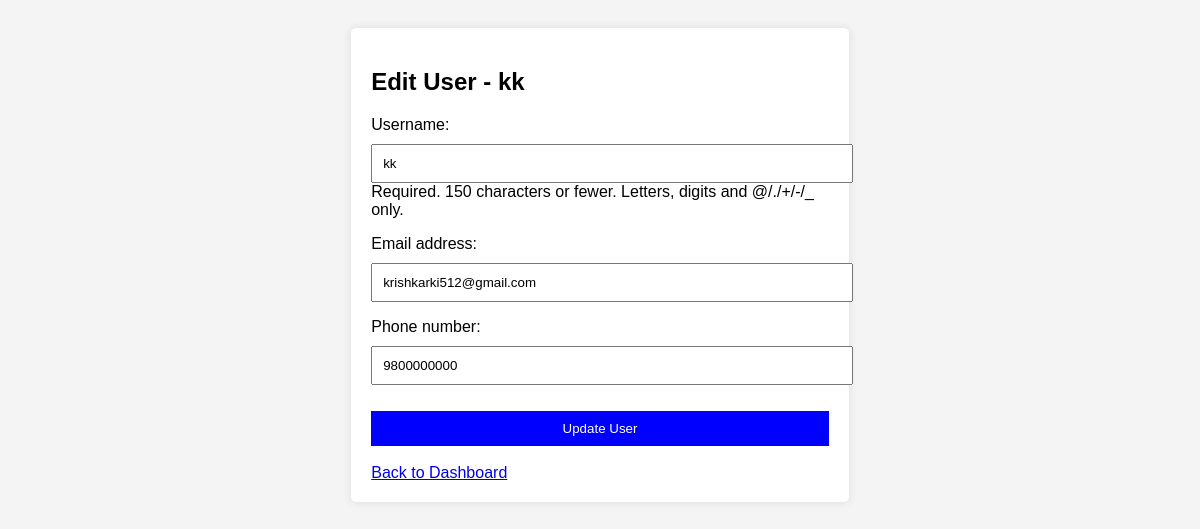
Screenshot of /edit_user/1/ (signed in) with the database file from the repository.
### menu/models.py (models this page shows, shortened)
class User(AbstractUser):
    email_confirmed = models.BooleanField(default=False)
    otp = models.CharField(max_length=6, null=True, blank=True)
    otp_expiration = models.DateTimeField(null=True, blank=True)
    phone_number = models.CharField(max_length=15, null=True, blank=True)

### menu/admin_views.py (the view)
# urls.py: path('edit_user/<int:user_id>/', admin_views.edit_user, name='edit_user'),
@login_required
@user_passes_test(is_admin)
def edit_user(request, user_id):
    user = get_object_or_404(User, id=user_id)
    if request.method == "POST":
        form = UserUpdateForm(request.POST, instance=user)
        if form.is_valid():
            form.save()
            messages.success(request, "User updated successfully!")
            return redirect('admin_dashboard')
    else:
        form = UserUpdateForm(instance=user)
    return render(request, 'edit_user.html', {'form': form, 'user': user})

### menu/forms.py
class UserUpdateForm(forms.ModelForm):
    class Meta:
        model = User
        fields = ['username', 'email', 'phone_number']

### menu/admin_views.py (called while the page is built)
def is_admin(user):
    return user.is_superuser

### menu/templates/edit_user.html (shortened to what this page needs)
<!DOCTYPE html>
<html lang="en">
<head>
</head>
<body>
<div class="container">
    <h2>Edit User - {{ user.username }}</h2>
    <form method="POST">
        {{ form.as_p }}
        <button type="submit">Update User</button>
    </form>
    <br>
    <a href="{% url 'admin_dashboard' %}">Back to Dashboard</a>
</div>
</body>
</html>

### menu/templates/edit_user.html (style rules this page uses)
body { font-family: Arial, sans-serif; background-color: #f4f4f4; padding: 20px; }
.container { width: 40%; margin: 0 auto; background-color: white; padding: 20px; border-radius: 5px; box-shadow: 0 0 10px rgba(0, 0, 0, 0.1); }
input, button { width: 100%; padding: 10px; margin-top: 10px; }
button { background-color: blue; color: white; border: none; cursor: pointer; }

### rows the page displays
User: username "kk", email "krishkarki512@gmail.com", phone_number "9800000000"
